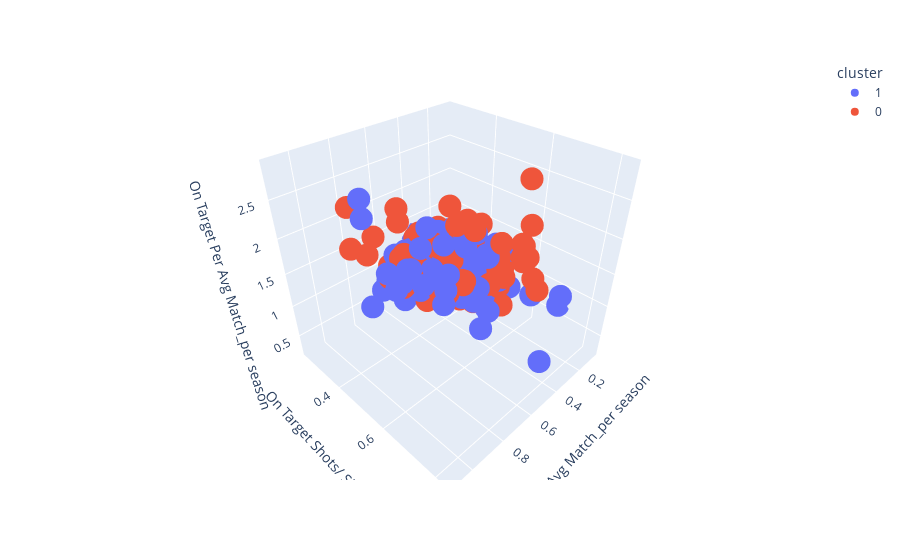
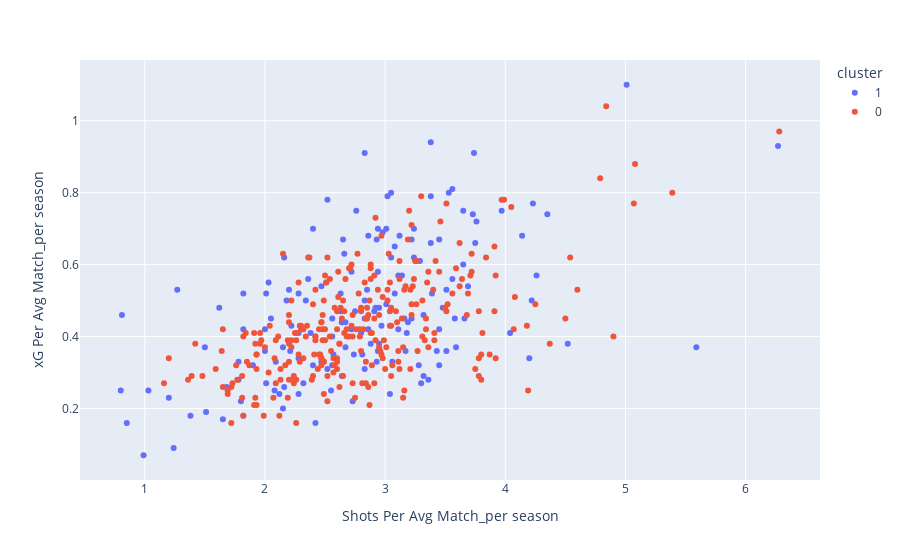

Write notebook code for charts like these, in order.
### Code cell
fig = pl.scatter_3d(fina1, x = 'xG Per Avg Match_per season', y = 'On Target Shots/ Shots', z = 'On Target Per Avg Match_per season', color = 'cluster')

fig1 = pl.scatter(fina1, y = 'xG Per Avg Match_per season', x = 'Shots Per Avg Match_per season', color = 'cluster')
fig.show()
                  
fig1.show()

### Figure 1 — Plotly figure (JSON) as saved in the notebook; plotly's stock layout.template omitted (floating-point values rounded to 4 significant figures; data arrays with more than 128 entries replaced by an {"elided": "..."} marker saying what was removed)
{"data": [{"hovertemplate": "cluster=1<br>xG Per Avg Match_per season=%{x}<br>On Target Shots/ Shots=%{y}<br>On Target Per Avg Match_per season=%{z}<extra></extra>", "legendgroup": "1", "marker": {"color": "#636efa", "symbol": "circle"}, "mode": "markers", "name": "1", "scene": "scene", "showlegend": true, "type": "scatter3d", "x": {"elided": "159 float values"}, "y": {"elided": "159 float values"}, "z": {"elided": "159 float values"}}, {"hovertemplate": "cluster=0<br>xG Per Avg Match_per season=%{x}<br>On Target Shots/ Shots=%{y}<br>On Target Per Avg Match_per season=%{z}<extra></extra>", "legendgroup": "0", "marker": {"color": "#EF553B", "symbol": "circle"}, "mode": "markers", "name": "0", "scene": "scene", "showlegend": true, "type": "scatter3d", "x": {"elided": "285 float values"}, "y": {"elided": "285 float values"}, "z": {"elided": "285 float values"}}], "layout": {"legend": {"title": {"text": "cluster"}, "tracegroupgap": 0}, "margin": {"t": 60}, "scene": {"domain": {"x": [0, 1], "y": [0, 1]}, "xaxis": {"title": {"text": "xG Per Avg Match_per season"}}, "yaxis": {"title": {"text": "On Target Shots/ Shots"}}, "zaxis": {"title": {"text": "On Target Per Avg Match_per season"}}}}}

### Figure 2 — Plotly figure (JSON) as saved in the notebook; plotly's stock layout.template omitted (floating-point values rounded to 4 significant figures; data arrays with more than 128 entries replaced by an {"elided": "..."} marker saying what was removed)
{"data": [{"hovertemplate": "cluster=1<br>Shots Per Avg Match_per season=%{x}<br>xG Per Avg Match_per season=%{y}<extra></extra>", "legendgroup": "1", "marker": {"color": "#636efa", "symbol": "circle"}, "mode": "markers", "name": "1", "orientation": "v", "showlegend": true, "type": "scatter", "x": {"elided": "159 float values"}, "xaxis": "x", "y": {"elided": "159 float values"}, "yaxis": "y"}, {"hovertemplate": "cluster=0<br>Shots Per Avg Match_per season=%{x}<br>xG Per Avg Match_per season=%{y}<extra></extra>", "legendgroup": "0", "marker": {"color": "#EF553B", "symbol": "circle"}, "mode": "markers", "name": "0", "orientation": "v", "showlegend": true, "type": "scatter", "x": {"elided": "285 float values"}, "xaxis": "x", "y": {"elided": "285 float values"}, "yaxis": "y"}], "layout": {"legend": {"title": {"text": "cluster"}, "tracegroupgap": 0}, "margin": {"t": 60}, "xaxis": {"anchor": "y", "domain": [0, 1], "title": {"text": "Shots Per Avg Match_per season"}}, "yaxis": {"anchor": "x", "domain": [0, 1], "title": {"text": "xG Per Avg Match_per season"}}}}
